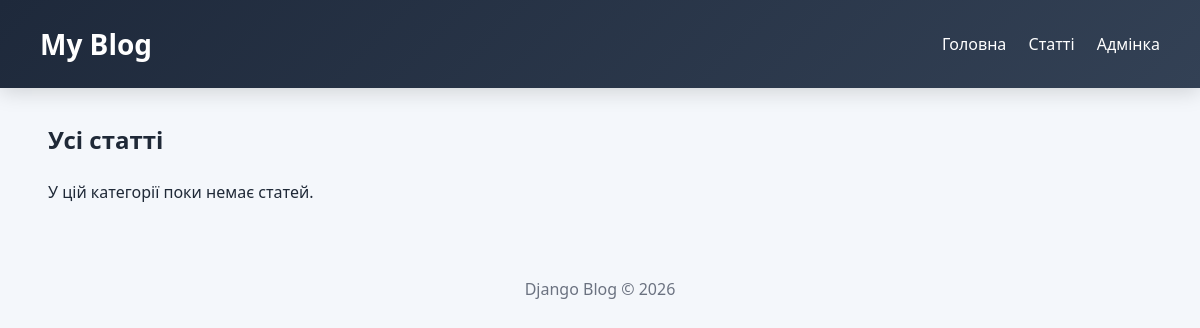
/articles/, run on an earlier commit of the app's database.
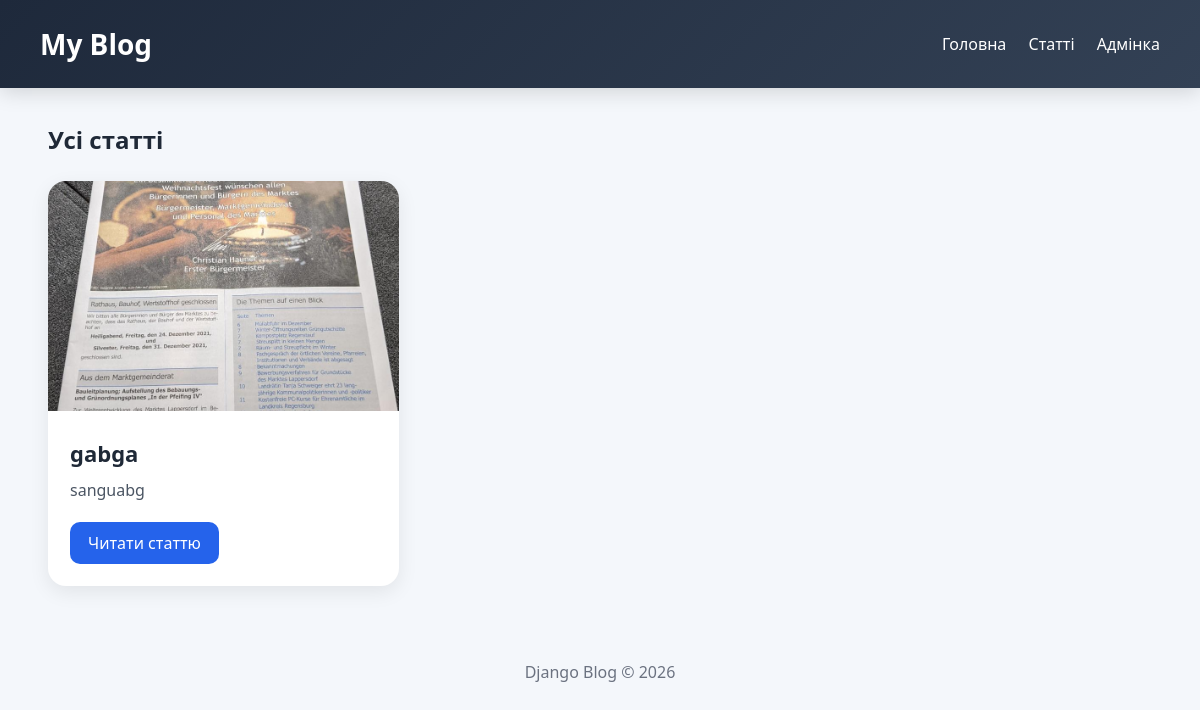
And on a later commit of the database.
### app_blog/models.py (models this page shows, shortened)
class Article(models.Model):
    title = models.CharField(
        'Заголовок',
        max_length=250,
        help_text='Максимум 250 символів'
    )
    description = models.TextField(
        'Опис',
        blank=True
    )
    pub_date = models.DateTimeField(
        'Дата публікації',
        default=timezone.now
    )
    slug = models.SlugField(
        'Slug',
        unique_for_date='pub_date'
    )
    main_page = models.BooleanField(
        'Головна сторінка',
        default=False
    )
    category = models.ForeignKey(
        Category,
        related_name='articles',
        on_delete=models.CASCADE,
        verbose_name='Категорія',
        blank=True,
        null=True
    )
    objects = models.Manager()
    class Meta:
        ordering = ['-pub_date']
        verbose_name = 'Стаття'
        verbose_name_plural = 'Статті'
    def get_absolute_url(self):
        return reverse(
            'article-detail',
            kwargs={
                'year': self.pub_date.strftime('%Y'),
                'month': self.pub_date.strftime('%m'),
                'day': self.pub_date.strftime('%d'),
                'slug': self.slug,
            }
        )

class ArticleImage(models.Model):
    article = models.ForeignKey(
        Article,
        related_name='images',
        on_delete=models.CASCADE,
        verbose_name='Стаття'
    )
    image = models.ImageField(
        'Фото',
        upload_to='photos/'
    )
    title = models.CharField(
        'Заголовок',
        max_length=250,
        blank=True
    )
    class Meta:
        verbose_name = 'Фото для статті'
        verbose_name_plural = 'Фото для статей'

### app_blog/views.py (the view)
# urls.py: path('articles/', ArticleList.as_view(), name='articles-list'),
class ArticleList(ListView):
    model = Article
    template_name = 'articles_list.html'
    context_object_name = 'items'

### app_blog/templates/articles_list.html (shortened to what this page needs)
{% extends 'base.html' %}
{% block content %}
<div style="display:flex; justify-content:space-between; align-items:center; margin-bottom:25px;">
    <div>
        <h2>
            {% if category %}
                Категорія: {{ category.category }}
            {% else %}
                Усі статті
            {% endif %}
        </h2>
    </div>
</div>
<div class="grid">
{% for item in items %}
    <div class="card">
        {% if item.images.first %}
            <img src="{{ item.images.first.image.url }}" alt="">
        {% endif %}
        <div class="card-body">
            <h3>{{ item.title }}</h3>
            <p>{{ item.description|truncatewords:25 }}</p>
            <a class="btn" href="{{ item.get_absolute_url }}">
                Читати статтю
            </a>
        </div>
    </div>
{% empty %}
    <p>У цій категорії поки немає статей.</p>
{% endfor %}
</div>
{% endblock %}

### app_blog/templates/base.html (shortened to what this page needs)
<!DOCTYPE html>
<html lang="uk">
<head>
</head>
<body>
<header>
    <div class="nav">
        <div class="nav-left">
            <h1>My Blog</h1>
        </div>
        <div class="nav-right">
            <a href="{% url 'home' %}">Головна</a>
            <a href="{% url 'articles-list' %}">Статті</a>
            <a href="/admin/">Адмінка</a>
        </div>
    </div>
</header>
<div class="container">
    {% block content %}{% endblock %}
</div>
<footer>
    Django Blog © 2026
</footer>
</body>
</html>

### app_blog/templates/base.html (style rules this page uses)
* { box-sizing: border-box; margin: 0; padding: 0; }
body { font-family: 'Segoe UI', sans-serif; background: #f4f7fb; color: #1f2937; }
header { background: linear-gradient(135deg, #1e293b, #334155); color: white; padding: 25px 40px; box-shadow: 0 4px 20px rgba(0,0,0,0.15); }
.nav { display: flex; justify-content: space-between; align-items: center; }
.nav-left h1 { font-size: 28px; }
.nav-right a { color: white; text-decoration: none; margin-left: 18px; font-weight: 500; transition: 0.2s; }
.container { width: 92%; max-width: 1300px; margin: 35px auto; }
.grid { display: grid; grid-template-columns: repeat(auto-fill,minmax(320px,1fr)); gap: 25px; }
.card { background: white; border-radius: 18px; overflow: hidden; box-shadow: 0 6px 20px rgba(0,0,0,0.08); transition: 0.25s; }
.card img { width: 100%; height: 230px; object-fit: cover; }
.card-body { padding: 22px; }
.card h3 { margin-bottom: 10px; font-size: 22px; }
.card p { color: #4b5563; line-height: 1.6; }
.btn { display: inline-block; margin-top: 18px; padding: 10px 18px; background: #2563eb; color: white; text-decoration: none; border-radius: 10px; transition: 0.2s; }
footer { margin-top: 50px; padding: 25px; text-align: center; color: #6b7280; }

What changed in the data, as far as the page shows it:
added Article: images.first.image (picture), title "gabga", description "sanguabg"
Also different on the page:
text no longer shown: "У цій категорії поки немає статей."
